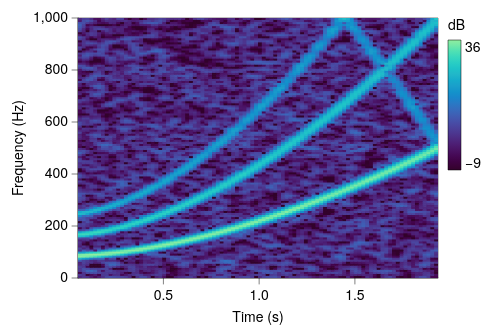

The specification (Vega-Lite) saved for this image:
### Vega-Lite specification from a JSON file in a GitHub repository (floating-point values rounded to 4 significant figures; data arrays with more than 128 entries replaced by an {"elided": "..."} marker saying what was removed)
{"background": null, "config": {"arc": {"fill": "#DBDBDB", "fillOpacity": 1.0, "innerRadius": 32.5, "padAngle": 0.03, "stroke": "black", "strokeOpacity": 1, "strokeWidth": 0.25}, "area": {"fill": "#DBDBDB", "fillOpacity": 1.0, "stroke": "black", "strokeOpacity": 1, "strokeWidth": 0.25}, "axis": {"domain": true, "domainCap": "round", "domainColor": "black", "domainWidth": 0.25, "grid": false, "gridCap": "round", "gridColor": "#F1F1F1", "gridDash": [0, 0], "gridOpacity": 1.0, "gridWidth": 0.25, "labelColor": "black", "labelFont": "Helvetica Neue, HelveticaNeue, Helvetica, Arial, sans-serif", "labelFontSize": 7, "labelFontStyle": "normal", "labelFontWeight": 400, "offset": 0, "ticks": true, "tickCap": "round", "tickColor": "black", "tickRound": false, "tickSize": 3, "tickWidth": 0.25, "titleColor": "black", "titleFont": "Helvetica Neue, HelveticaNeue, Helvetica, Arial, sans-serif", "titleFontSize": 7, "titleFontStyle": "normal", "titleFontWeight": 400}, "axisX": {"domain": true, "labelAlign": "center", "labelAngle": 0, "labels": true, "ticks": true, "translate": 0}, "axisY": {"domain": true, "labelAlign": "right", "labelAngle": 0, "labels": true, "ticks": true, "translate": 0}, "axisRight": {"domain": true, "labelAlign": "left", "labelAngle": 0, "labels": true, "ticks": true, "translate": 0}, "axisTop": {"domain": true, "labelAlign": "center", "labelAngle": 0, "labels": true, "ticks": true, "translate": 0}, "axisBand": {"tickOffset": 0}, "bar": {"fill": "#DBDBDB", "fillOpacity": 1.0, "stroke": "black", "strokeOpacity": 1, "strokeWidth": 0.25}, "boxplot": {"size": 11.7, "ticks": {"cornerRadius": 0.25, "fill": "black", "opacity": 1, "size": 5.85, "thickness": 0.25}, "box": {"fillOpacity": 1.0, "stroke": "black", "strokeOpacity": 1, "strokeWidth": 0.25}, "median": {"cornerRadius": 0, "fill": "black", "fillOpacity": 1.0, "opacity": 1, "size": 11.7, "thickness": 0.25}, "rule": {"fill": "black", "fillOpacity": 1.0, "size": 13.0, "stroke": "black", "strokeDash": [0, 0], "strokeOpacity": 1, "strokeWidth": 0.25}, "outliers": {"color": "black", "fill": "black", "fillOpacity": 1.0, "size": 0, "stroke": "black", "strokeOpacity": 1, "strokeWidth": 0.25}}, "circle": {"fill": "black", "fillOpacity": 1.0, "size": 1.625, "stroke": null, "strokeOpacity": 1, "strokeWidth": 0.25}, "errorband": {"band": {"fillOpacity": 0.6, "stroke": null, "strokeWidth": 0.25, "strokeOpacity": 1}, "borders": {"opacity": 0, "strokeOpacity": 0.25, "strokeWidth": 1}}, "errorbar": {"opacity": 1, "rule": {"strokeDash": [0, 0], "strokeWidth": 0.25}, "ticks": {"color": "black", "cornerRadius": 0.125, "opacity": 1, "size": 7.8, "thickness": 0.25}, "thickness": 0.25}, "font": "Helvetica Neue, HelveticaNeue, Helvetica, Arial, sans-serif", "geoshape": {"fill": "#DBDBDB", "fillOpacity": 1.0, "stroke": "black", "strokeOpacity": 1, "strokeWidth": 0.25}, "header": {"labelColor": "black", "labelFont": "Helvetica Neue, HelveticaNeue, Helvetica, Arial, sans-serif", "labelFontSize": 7, "labelFontStyle": "normal", "labelFontWeight": 400, "titleColor": "black", "titleFont": "Helvetica Neue, HelveticaNeue, Helvetica, Arial, sans-serif", "titleFontSize": 7, "titleFontStyle": "normal", "titleFontWeight": 400, "titlePadding": 0}, "legend": {"disable": false, "offset": 4.5, "titlePadding": 4, "labelOffset": 2, "gradientLabelOffset": 2, "gradientLength": 65.0, "gradientThickness": 6.5, "gradientOpacity": 1.0, "gradientStrokeColor": "black", "gradientStrokeWidth": 0.25, "labelColor": "black", "labelFont": "Helvetica Neue, HelveticaNeue, Helvetica, Arial, sans-serif", "labelFontSize": 7, "labelFontStyle": "normal", "labelFontWeight": 400, "strokeColor": "black", "strokeWidth": 0, "symbolSize": 42, "symbolStrokeColor": "black", "symbolStrokeWidth": 0.25, "titleColor": "black", "titleFont": "Helvetica Neue, HelveticaNeue, Helvetica, Arial, sans-serif", "titleFontSize": 7, "titleFontStyle": "normal", "titleFontWeight": 400}, "line": {"color": "black", "stroke": "black", "strokeCap": "butt", "strokeDash": [0, 0], "strokeOpacity": 1, "strokeWidth": 0.5}, "point": {"filled": true, "fill": "#DBDBDB", "fillOpacity": 1.0, "size": 6.5, "stroke": "black", "strokeOpacity": 1, "strokeWidth": 0.25}, "range": {"category": ["#5CA7B1", "#B7D0EE", "#B7B3E4", "#B3DAB5", "#F5E1B3", "#3D727B", "#809DC7", "#867DAC", "#80A988", "#CBB17A", "#204148", "#546B94", "#584C77", "#507B5F", "#9D824D"], "diverging": {"scheme": ["#6F572A", "#876E43", "#9E875F", "#B5A17F", "#CABBA2", "#DCD6CC", "#F4F1E9", "#C9D7DA", "#9DBFC6", "#78A5AF", "#558B96", "#36717C", "#1A5762"]}, "heatmap": {"scheme": ["#32022B", "#43044D", "#4C196E", "#4D338C", "#484DA6", "#3A68BB", "#1D83CA", "#1D9CCB", "#23B5C9", "#28CDC5", "#4DE0B4", "#91EE9F"]}, "ordinal": {"scheme": ["#F1F1F1", "#DBDBDB", "#C6C6C6", "#B2B2B2", "#9D9D9D", "#898989", "#767676", "#636363", "#515151", "#404040", "#2F2F2F", "#1F1F1F"]}, "ramp": {"scheme": ["#32022B", "#43044D", "#4C196E", "#4D338C", "#484DA6", "#3A68BB", "#1D83CA", "#1D9CCB", "#23B5C9", "#28CDC5", "#4DE0B4", "#91EE9F"]}}, "rule": {"color": "black", "stroke": "black", "strokeCap": "round", "strokeDash": [2, 2], "strokeOpacity": 1, "strokeWidth": 0.25}, "scale": {"bandPaddingInner": 0.1, "bandPaddingOuter": 0.1, "round": false}, "rect": {"fill": "#DBDBDB", "fillOpacity": 1.0, "stroke": "black", "strokeOpacity": 1, "strokeWidth": 0.25}, "square": {"fill": "#DBDBDB", "fillOpacity": 1.0, "size": 13.0, "stroke": "black", "strokeOpacity": 1, "strokeWidth": 0.25}, "text": {"color": "black", "font": "Helvetica Neue, HelveticaNeue, Helvetica, Arial, sans-serif", "fontSize": 7, "fontStyle": "normal", "fontWeight": 400}, "tick": {"color": "black", "cornerRadius": 0.125, "opacity": 1.0, "size": 11.7, "thickness": 0.25}, "title": {"anchor": "middle", "frame": "group", "color": "black", "font": "Helvetica Neue, HelveticaNeue, Helvetica, Arial, sans-serif", "fontSize": 7, "fontStyle": "normal", "fontWeight": 400, "subtitleColor": "black", "subtitleFont": "Helvetica Neue, HelveticaNeue, Helvetica, Arial, sans-serif", "subtitleFontSize": "Helvetica Neue, HelveticaNeue, Helvetica, Arial, sans-serif", "subtitleFontStyle": "normal", "subtitleFontWeight": 400}, "trail": {"color": "black", "opacity": 1, "size": 0.5}, "view": {"continuousWidth": 180, "continuousHeight": 130, "discreteWidth": 180, "discreteHeight": 130, "fill": null, "stroke": "black", "strokeWidth": 0.25}}, "data": {"name": "data-d58069456d3d1b7d8d72524f92b4bc8d"}, "mark": {"type": "rect", "clip": true, "stroke": null}, "encoding": {"color": {"field": "power", "title": "dB", "type": "quantitative"}, "x": {"field": "t0", "scale": {"domain": [0.054, 1.934], "nice": false}, "title": "Time (s)", "type": "quantitative"}, "x2": {"field": "t1"}, "y": {"field": "f0", "scale": {"domain": [0, 1000.0], "nice": false}, "title": "Frequency (Hz)", "type": "quantitative"}, "y2": {"field": "f1"}}, "$schema": "https://vega.github.io/schema/vega-lite/v6.4.1.json", "datasets": {"data-d58069456d3d1b7d8d72524f92b4bc8d": {"elided": "12032 records"}}}
